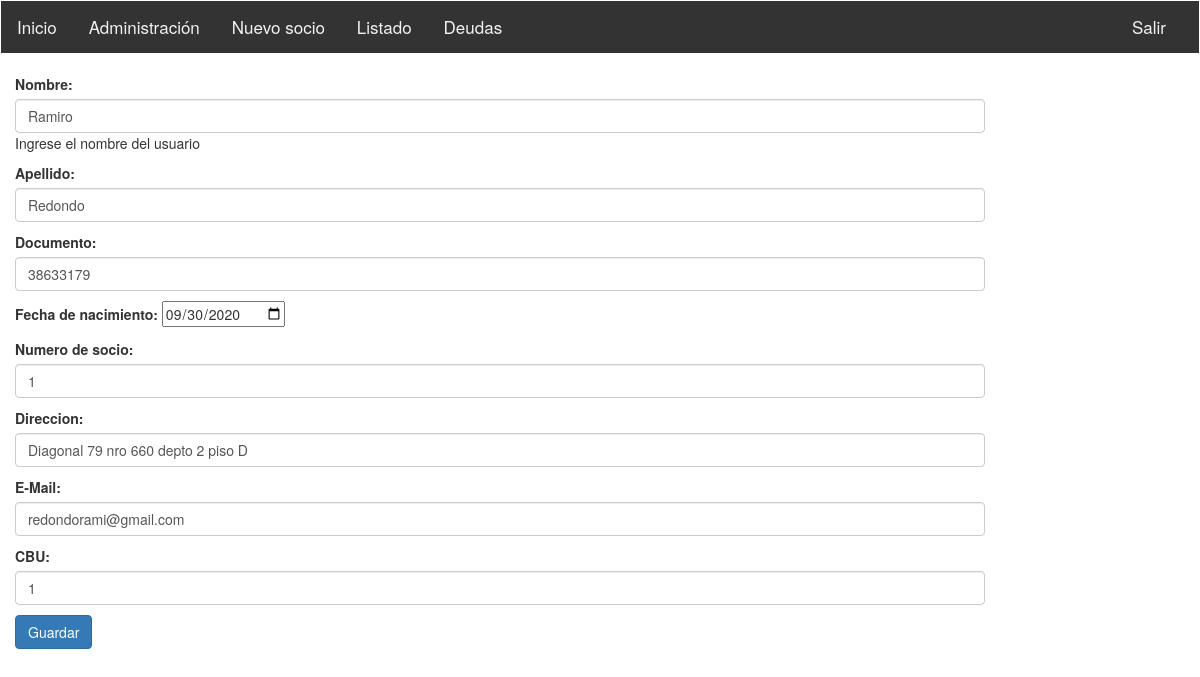
/sistemasocioscap/editar/16/ (signed in), run on the app's committed database.
### sistemasocioscap/models.py (models this page shows)
class Socio (models.Model):
	dni = models.IntegerField ()
	nombre = models.CharField(max_length= 200, help_text="Ingrese el nombre del usuario")
	apellido = models.CharField (max_length = 200)
	fecha_nacimiento = models.DateField(null = True, blank=True)
	nrosocio = models.IntegerField ()
	direccion = models.CharField (max_length = 200)
	mail = models.EmailField(max_length=254, null=True)
	cbu = models.IntegerField (null=True)
	dar_baja = models.CharField(max_length=32,choices=[('si', 'Si'),('no', 'No')], default="",null = True, blank=True)
	registro = models.OneToOneField(RegistroPagos, on_delete=models.SET_NULL, null = True, blank=True)
  	def get_absolute_url(self):
    		return reverse ('socio-detail', args=[str(self.id)])

### sistemasocioscap/views.py (the view)
# urls.py: url(r'^editar/(?P<pk>\d+)/$', login_required(SocioUpdate.as_view()), name='socio_editar'),
class SocioUpdate(UpdateView):
    model = Socio
    form_class = SocioForm
    template_name = 'socio_form.html'
    success_url = reverse_lazy('listado_socios')

### sistemasocioscap/forms.py
class SocioForm(forms.ModelForm):
	class Meta:
		model = Socio
		fields = [
			'nombre',
			'apellido',
			'dni',
			'fecha_nacimiento',
			'nrosocio',
			'direccion',
			'mail',
			'cbu',
		]
		labels = {
			'nombre': 'Nombre',
			'apellido': 'Apellido',
			'dni': 'Documento',
			'fecha_nacimiento': 'Fecha de nacimiento',
			'nrosocio': 'Numero de socio',
			'direccion':'Direccion',
			'mail': 'E-Mail',
			'cbu':'CBU',
		}
		widgets = {
			'nombre': forms.TextInput(attrs={'class':'form-control'}),
			'apellido': forms.TextInput(attrs={'class':'form-control'}),
			'dni': forms.TextInput(attrs={'class':'form-control'}),
			'fecha_nacimiento': DateInput(),
			'nrosocio': forms.TextInput(attrs={'class':'form-control'}),
			'direccion': forms.TextInput(attrs={'class':'form-control'}),
			'mail': forms.TextInput(attrs={'class':'form-control'}),
			'cbu': forms.TextInput(attrs={'class':'form-control'}),
		}

### sistemasocioscap/templates/socio_form.html (shortened to what this page needs)
{% extends "base_generic.html" %}
{% block content %}
<form method="post">
	{{ form.as_p }}
	<button class="btn btn-primary" type="submit">Guardar</button>
</form>
{% endblock %}

### data on the page
Socio: nombre "Ramiro", apellido "Redondo", dni "38633179", fecha_nacimiento "09/30/2020", nrosocio "1", direccion "Diagonal 79 nro 660 depto 2 piso D", mail "redondorami@gmail.com", cbu "1"
